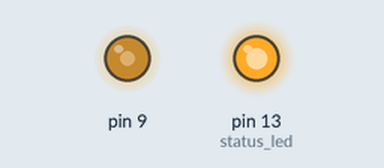
A sketch run on a simulated Arduino Uno, built with avr-gcc and run on an emulated ATmega328P. Parts: output pins drawn as LEDs (lit = HIGH).

Above: at 0.1 s.
At 1.1 s:
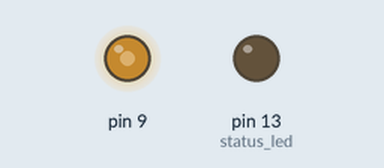
Timing chart, 0 to 2.6 s (numbered marks = the images above):
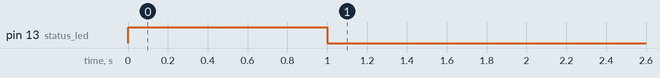

The sketch:

arduinoUart.ino
```cpp
//author:Milind Devnani
#include <SoftwareSerial.h>
#define rxPin 10
#define txPin 11

const int status_led = 13;
String outByte = "";
SoftwareSerial mySerial =  SoftwareSerial(rxPin, txPin);

void setup() {
  // put your setup code here, to run once:
  pinMode(rxPin, INPUT);
  pinMode(txPin, OUTPUT);
  pinMode(status_led, OUTPUT);
//  Serial.begin(9600);
  mySerial.begin(9600);
  analogWrite(9, 127);
      digitalWrite(status_led,HIGH);
    delay(1000);
    digitalWrite(status_led,LOW);

}

void loop() {


  if (mySerial.available()) {

      outByte = mySerial.readStringUntil('?');
      outByte.trim();
//      mySerial.print("This is the command: ");
    mySerial.print(outByte);
//    mySerial.write(outByte);
    digitalWrite(status_led,HIGH);
    delay(1000);
    digitalWrite(status_led,LOW);
    outByte="";
  }

}
```
